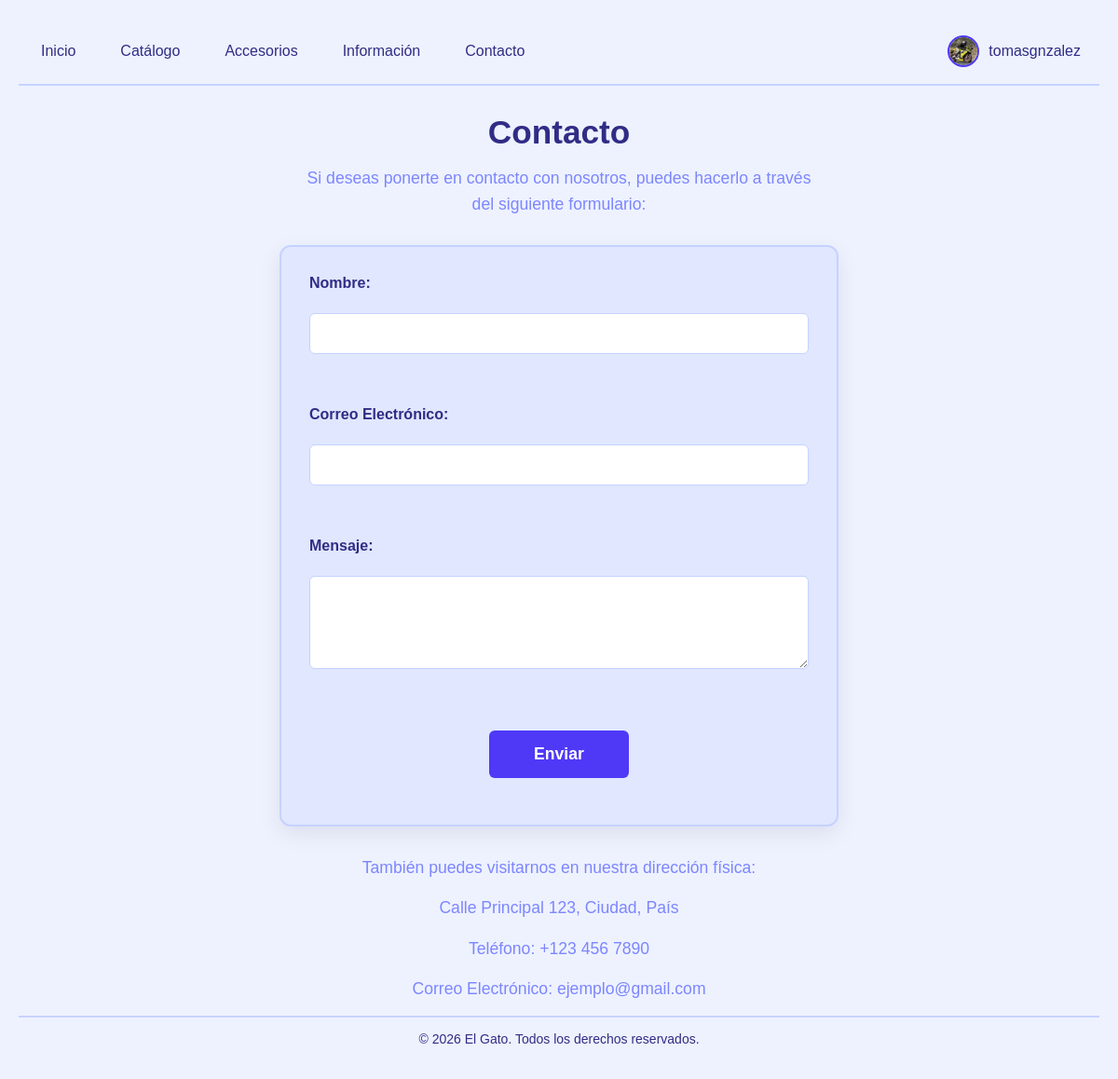
Page /contacto (signed in) on the committed database.
### tables this page shows
CREATE TABLE users (
            id INTEGER PRIMARY KEY AUTOINCREMENT,
            nombre TEXT NOT NULL,
            email TEXT NOT NULL UNIQUE,
            password TEXT NOT NULL,
            foto TEXT,
            email_verified INTEGER DEFAULT 0,
            verification_token TEXT,
            pending_email TEXT,
            pending_nombre TEXT,
            pending_password TEXT,
            change_token TEXT
        );

### app.py (the view)
@app.route("/contacto")
def contacto():
    return render_template("contacto.html")

### app.py (called while the page is built)
def get_db_connection():
    conn = sqlite3.connect(DATABASE)
    conn.row_factory = sqlite3.Row
    return conn

@login_manager.user_loader
def load_user(user_id):
    conn = get_db_connection()
    user = conn.execute("SELECT * FROM users WHERE id = ?", (user_id,)).fetchone()
    conn.close()
    if user:
        return User(user["id"], user["nombre"], user["email"], user["password"], user["foto"], user["email_verified"])
    return None

@app.context_processor
def inject_year():
    return {"year": datetime.now().year}

### templates/contacto.html
{%extends "layout.html" %}
{% block page_css %}
<link rel="stylesheet" href="{{ url_for('static', filename='css/contact.css') }}">
{% endblock %}
{% block content %}
<h1>Contacto</h1>
<p>Si deseas ponerte en contacto con nosotros, puedes hacerlo a través del siguiente formulario:</p>
<form action="/contact" method="post">
    <label for="name">Nombre:</label><br>
    <input type="text" id="name" name="name" required><br><br>
    <label for="email">Correo Electrónico:</label><br>
    <input type="email" id="email" name="email" required><br><br>
    <label for="message">Mensaje:</label><br>
    <textarea id="message" name="message" rows="4" cols="50" required></textarea><br><br>
    <input type="submit" value="Enviar">
</form>
<p>También puedes visitarnos en nuestra dirección física:</p>
<p>Calle Principal 123, Ciudad, País</p>
<p>Teléfono: +123 456 7890</p>
<p>Correo Electrónico: ejemplo@gmail.com</p>
{% endblock %}

### templates/navbar.html
<nav class="navbar">
    <div class="nav-container">
        <ul class="nav-links">
            <li><a href="{{ url_for('home') }}">Inicio</a></li>
            <li><a href="{{ url_for('catalogo') }}">Catálogo</a></li>
            <li><a href="{{ url_for('accesorios') }}">Accesorios</a></li>
            <li><a href="{{ url_for('informacion') }}">Información</a></li>
            <li><a href="{{ url_for('contacto') }}">Contacto</a></li>
        </ul>
        <div class="nav-auth">
            {% if current_user.is_authenticated %}
                <a href="{{ url_for('account') }}" class="profile-link">
                    <img src="{{ url_for('static', filename='uploads/' + (current_user.foto if current_user.foto else 'default.png')) }}"
                         class="nav-avatar">
                    <span>{{ current_user.nombre }}</span>
                </a>
            {% else %}
                <a href="{{ url_for('login') }}" class="btn-login">Iniciar sesión</a>
            {% endif %}
        </div>
    </div>
</nav>

### static/css/styles.css (style rules this page uses)
.layout { display: flex; flex-direction: column; min-height: 100vh; }

### static/css/navbar.css (style rules this page uses)
html, body { margin: 0; padding: 0; }
* { margin: 0; padding: 0; box-sizing: border-box; }
.navbar { width: 100%; background: #eef2ff; border-bottom: 2px solid #c6d2ff; }
.nav-container { max-width: 1200px; margin: 0 auto; padding: 0 20px; display: flex; justify-content: space-between; align-items: center; height: 70px; }
.nav-links { list-style: none; display: flex; gap: 40px; }
.nav-links li { display: flex; align-items: center; }
.nav-links a { text-decoration: none; color: #312c85; font-size: 16px; font-weight: 500; padding: 8px 4px; position: relative; transition: all 0.2s ease; }
.nav-links a::after { content: ""; position: absolute; left: 0; bottom: -4px; width: 0%; height: 2px; background: #4f39f6; transition: width 0.3s ease; }
.nav-auth { display: flex; align-items: center; }
.profile-link { display: flex; align-items: center; gap: 10px; text-decoration: none; color: #312c85; font-weight: 500; }
.nav-avatar { width: 34px; height: 34px; border-radius: 50%; object-fit: cover; border: 2px solid #4f39f6; }

### static/css/contact.css (style rules this page uses)
* { margin: 0; padding: 0; box-sizing: border-box; }
body { font-family: 'Fredoka One', sans-serif; background-color: #eef2ff; min-height: 100vh; padding: 20px; }
h1 { color: #312c85; text-align: center; font-size: clamp(1.8rem, 6vw, 2.2rem); margin: 30px 0 15px 0; padding: 0 15px; }
p { color: #7c86ff; text-align: center; margin: 15px auto; max-width: 600px; padding: 0 20px; font-size: clamp(0.95rem, 3vw, 1.1rem); line-height: 1.6; }
form { max-width: 600px; margin: 30px auto; padding: clamp(20px, 5vw, 30px); background: #e0e7ff; border-radius: 12px; box-shadow: 0 8px 25px rgba(0, 0, 0, 0.08); display: flex; flex-direction: column; border: 2px solid #c6d2ff; width: 90%; }
label { margin-bottom: 5px; font-weight: 600; color: #312c85; font-size: clamp(0.9rem, 2.5vw, 1rem); }
input, textarea { padding: clamp(8px, 2vw, 12px); margin-bottom: 20px; border: 1px solid #c6d2ff; border-radius: 6px; font-size: clamp(0.9rem, 2.5vw, 1rem); transition: border 0.3s ease, box-shadow 0.3s ease; width: 100%; font-family: 'Fredoka One', sans-serif; }
textarea { resize: vertical; min-height: 100px; }
input[type="submit"] { background: #4f39f6; color: #fff; font-weight: 600; border: none; cursor: pointer; transition: background 0.3s ease, transform 0.2s ease; padding: clamp(10px, 3vw, 15px); font-size: clamp(1rem, 3vw, 1.1rem); margin-top: 10px; width: auto; min-width: 150px; align-self: center; }
@media (min-width: 768px) { form { width: 80%; } }
@media (min-width: 1024px) { form { width: 60%; } }

### rows in the picture
users: foto (picture), nombre "tomasgnzalez"
